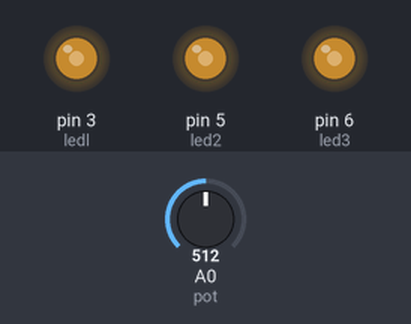
Simulated run of this sketch. Board: Arduino Uno, built with avr-gcc and run on an emulated ATmega328P. On the bench: output pins drawn as LEDs (lit = HIGH). The inputs (shaded band) are chosen by the test bench; at power-on: A0 (pot) = 512.

Above: at 1.2 s.
1.3 s: A0 (pot) set to 716
At 2.5 s:
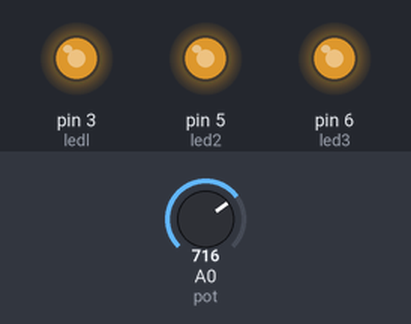
2.8 s: A0 (pot) set to 900
At 3.8 s:
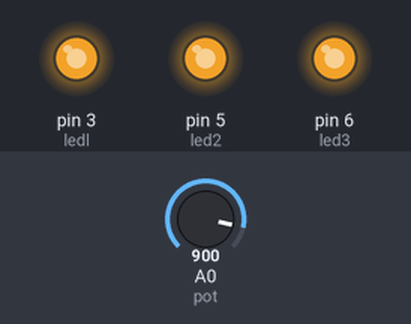
4.3 s: A0 (pot) set to 122
At 5.0 s:
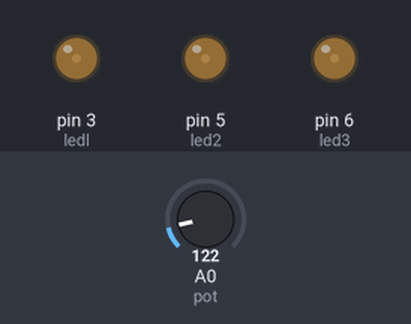
5.8 s: A0 (pot) set to 0
At 6.1 s:
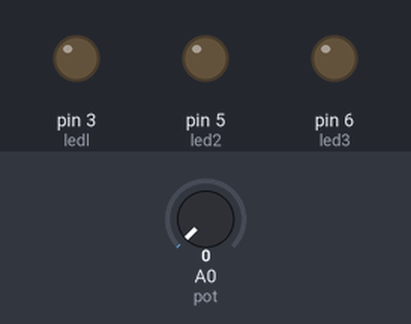
Timing chart, 0 to 8.3 s (numbered marks = the images above; inputs shaded):
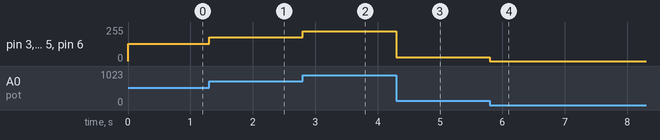

Measured:
- after the input at 1.3 s, pin 3 (ledl), pin 5 (led2), pin 6 (led3): 128/255 → 179/255 at once
- after the input at 2.8 s, pin 3 (ledl), pin 5 (led2), pin 6 (led3): 179/255 → 225/255 at once
- after the input at 4.3 s, pin 3 (ledl), pin 5 (led2), pin 6 (led3): 225/255 → 30/255 at once
- after the input at 5.8 s, pin 3 (ledl), pin 5 (led2), pin 6 (led3): 30/255 → 0/255 at once

The sketch:

examen.ino
```cpp
const int ledl =3;
const int led2 =5;
const int led3 =6;
const int pot =0;
int brillo;

void setup () {
  pinMode (ledl, OUTPUT);

  pinMode (led2, OUTPUT);

  pinMode (led3, OUTPUT);
 }
void  leds( ){

  brillo = analogRead (pot)  / 4;
  analogWrite (ledl, brillo);
  analogWrite (led2, brillo);
  analogWrite (led3, brillo);

}
void loop ( ){

  leds();

  }
```
